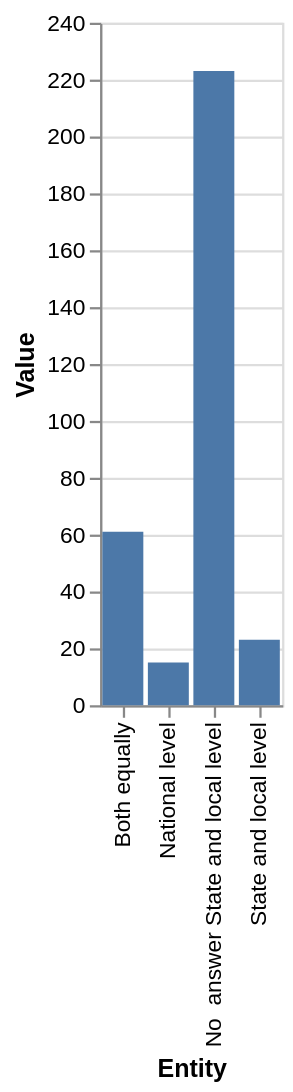

Write a Vega-Lite specification for this figure.
### Vega-Lite specification from a JSON file in a GitHub repository (floating-point values rounded to 4 significant figures)
{"$schema": "https://vega.github.io/schema/vega-lite/v5.json", "description": "Bar chart auto-generated from CSV", "data": {"values": [{"Entity": "State and local level", "Value": "23"}, {"Entity": "Both equally", "Value": "61"}, {"Entity": "National level", "Value": "15"}, {"Entity": "No  answer State and local level", "Value": "223"}]}, "mark": "bar", "encoding": {"x": {"field": "Entity", "type": "ordinal"}, "y": {"field": "Value", "type": "quantitative"}}}
